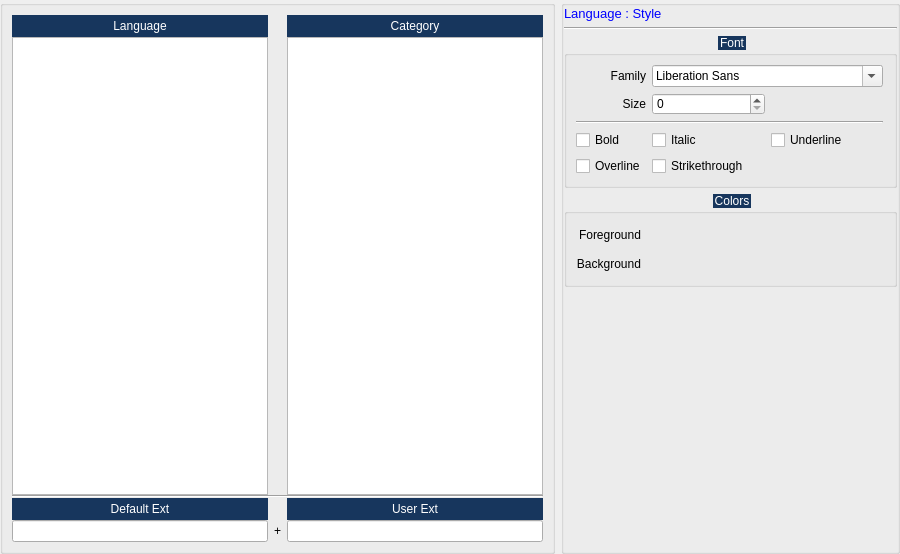
     <widget class="QWidget" name="stylesTab">
      <attribute name="title">
       <string>Styles</string>
      </attribute>
      <layout class="QHBoxLayout" name="horizontalLayout_3">
       <property name="leftMargin">
        <number>0</number>
       </property>
       <property name="topMargin">
        <number>0</number>
       </property>
       <property name="rightMargin">
        <number>0</number>
       </property>
       <property name="bottomMargin">
        <number>0</number>
       </property>
       <item>
        <widget class="QGroupBox" name="_langGroup">
         <property name="title">
          <string/>
         </property>
         <layout class="QGridLayout" name="gridLayout_5">
          <property name="verticalSpacing">
           <number>0</number>
          </property>
          <item row="3" column="0">
           <widget class="QLabel" name="_defExtLabel">
            <property name="styleSheet">
             <string notr="true">background-color: #FF17365D;
color: rgb(255, 255, 255);
padding: 4px 40px 4px 40px;</string>
            </property>
            <property name="text">
             <string>Default Ext</string>
            </property>
            <property name="alignment">
             <set>Qt::AlignCenter</set>
            </property>
           </widget>
          </item>
          <item row="4" column="2">
           <widget class="QLineEdit" name="_userExtEntry"/>
          </item>
          <item row="1" column="0">
           <widget class="QListWidget" name="_langList"/>
          </item>
          <item row="4" column="0">
           <widget class="QLineEdit" name="_defExtEntry">
            <property name="readOnly">
             <bool>true</bool>
            </property>
           </widget>
          </item>
          <item row="1" column="2">
           <widget class="QListWidget" name="_styleList"/>
          </item>
          <item row="0" column="0">
           <widget class="QLabel" name="_langLabel">
            <property name="styleSheet">
             <string notr="true">background-color: #FF17365D;
color: rgb(255, 255, 255);
padding: 4px 40px 4px 40px;</string>
            </property>
            <property name="text">
             <string>Language</string>
            </property>
            <property name="alignment">
             <set>Qt::AlignCenter</set>
            </property>
           </widget>
          </item>
          <item row="0" column="2">
           <widget class="QLabel" name="_styleLabel">
            <property name="styleSheet">
             <string notr="true">background-color: #FF17365D;
color: rgb(255, 255, 255);
padding: 4px 40px 4px 40px;</string>
            </property>
            <property name="text">
             <string>Category</string>
            </property>
            <property name="alignment">
             <set>Qt::AlignCenter</set>
            </property>
           </widget>
          </item>
          <item row="2" column="0" colspan="3">
           <widget class="Line" name="line_3">
            <property name="orientation">
             <enum>Qt::Horizontal</enum>
            </property>
           </widget>
          </item>
          <item row="3" column="2">
           <widget class="QLabel" name="_userExtLabel">
            <property name="styleSheet">
             <string notr="true">background-color: #FF17365D;
color: rgb(255, 255, 255);
padding: 4px 40px 4px 40px;</string>
            </property>
            <property name="text">
             <string>User Ext</string>
            </property>
            <property name="alignment">
             <set>Qt::AlignCenter</set>
            </property>
           </widget>
          </item>
          <item row="4" column="1">
           <widget class="QLabel" name="_plusLabel">
            <property name="text">
             <string>+</string>
            </property>
            <property name="alignment">
             <set>Qt::AlignCenter</set>
            </property>
           </widget>
          </item>
         </layout>
        </widget>
       </item>
       <item>
        <widget class="QGroupBox" name="_styleGroup">
         <property name="title">
          <string/>
         </property>
         <layout class="QVBoxLayout" name="verticalLayout">
          <property name="spacing">
           <number>6</number>
          </property>
          <property name="leftMargin">
           <number>0</number>
          </property>
          <property name="topMargin">
           <number>0</number>
          </property>
          <property name="rightMargin">
           <number>0</number>
          </property>
          <property name="bottomMargin">
           <number>0</number>
          </property>
          <item>
           <widget class="QLabel" name="_langStyleLabel">
            <property name="font">
             <font>
              <pointsize>10</pointsize>
             </font>
            </property>
            <property name="styleSheet">
             <string notr="true">color: rgb(0, 0, 255);</string>
            </property>
            <property name="text">
             <string>Language : Style</string>
            </property>
           </widget>
          </item>
          <item>
           <widget class="Line" name="line_5">
            <property name="orientation">
             <enum>Qt::Horizontal</enum>
            </property>
           </widget>
          </item>
          <item>
           <widget class="QGroupBox" name="fontGroup">
            <property name="styleSheet">
             <string notr="true">/*
QGroupBox{font-weight: bold;}
::title {
    subcontrol-origin: margin;
    subcontrol-position: top center;
}
*/
QGroupBox::title  {
    subcontrol-origin: margin;
    subcontrol-position: top center;
    padding: 4px 8000px 4px 8000px;
    background-color: #FF17365D;
    color: rgb(255, 255, 255);
}</string>
            </property>
            <property name="title">
             <string>Font</string>
            </property>
            <layout class="QHBoxLayout" name="horizontalLayout_12">
             <item>
              <layout class="QGridLayout" name="gridLayout_6">
               <item row="1" column="0">
                <widget class="QLabel" name="_sizeLabel">
                 <property name="text">
                  <string>Size</string>
                 </property>
                 <property name="alignment">
                  <set>Qt::AlignRight|Qt::AlignTrailing|Qt::AlignVCenter</set>
                 </property>
                </widget>
               </item>
               <item row="0" column="0">
                <widget class="QLabel" name="_familyLabel">
                 <property name="text">
                  <string>Family</string>
                 </property>
                 <property name="alignment">
                  <set>Qt::AlignRight|Qt::AlignTrailing|Qt::AlignVCenter</set>
                 </property>
                </widget>
               </item>
               <item row="3" column="1">
                <widget class="QCheckBox" name="_italicCheck">
                 <property name="text">
                  <string>Italic</string>
                 </property>
                </widget>
               </item>
               <item row="1" column="1">
                <widget class="QSpinBox" name="_sizeSpin">
                 <property name="minimum">
                  <number>0</number>
                 </property>
                 <property name="value">
                  <number>0</number>
                 </property>
                </widget>
               </item>
               <item row="0" column="1" colspan="2">
                <widget class="QFontComboBox" name="_familyCombo"/>
               </item>
               <item row="3" column="2">
                <widget class="QCheckBox" name="_underCheck">
                 <property name="text">
                  <string>Underline</string>
                 </property>
                </widget>
               </item>
               <item row="3" column="0">
                <widget class="QCheckBox" name="_boldCheck">
                 <property name="text">
                  <string>Bold</string>
                 </property>
                </widget>
               </item>
               <item row="4" column="0">
                <widget class="QCheckBox" name="_overCheck">
                 <property name="text">
                  <string>Overline</string>
                 </property>
                </widget>
               </item>
               <item row="4" column="1">
                <widget class="QCheckBox" name="_strikeCheck">
                 <property name="text">
                  <string>Strikethrough</string>
                 </property>
                </widget>
               </item>
               <item row="2" column="0" colspan="3">
                <widget class="Line" name="line_4">
                 <property name="orientation">
                  <enum>Qt::Horizontal</enum>
                 </property>
                </widget>
               </item>
              </layout>
             </item>
             <item>
              <spacer name="horizontalSpacer_11">
               <property name="orientation">
                <enum>Qt::Horizontal</enum>
               </property>
               <property name="sizeHint" stdset="0">
                <size>
                 <width>2</width>
                 <height>20</height>
                </size>
               </property>
              </spacer>
             </item>
            </layout>
           </widget>
          </item>
          <item>
           <widget class="QGroupBox" name="_styleColorsGroup">
            <property name="styleSheet">
             <string notr="true">/*
QGroupBox{font-weight: bold;}
::title {
    subcontrol-origin: margin;
    subcontrol-position: top center;
}
*/
QGroupBox::title  {
    subcontrol-origin: margin;
    subcontrol-position: top center;
    padding: 4px 8000px 4px 8000px;
    background-color: #FF17365D;
    color: rgb(255, 255, 255);
}</string>
            </property>
            <property name="title">
             <string>Colors</string>
            </property>
            <layout class="QHBoxLayout" name="horizontalLayout_13">
             <item>
              <layout class="QGridLayout" name="gridLayout_7">
               <item row="0" column="0">
                <widget class="QLabel" name="_StyleFgLabel">
                 <property name="text">
                  <string>Foreground</string>
                 </property>
                 <property name="alignment">
                  <set>Qt::AlignRight|Qt::AlignTrailing|Qt::AlignVCenter</set>
                 </property>
                </widget>
               </item>
               <item row="1" column="0">
                <widget class="QLabel" name="_styleBgLabel">
                 <property name="frameShape">
                  <enum>QFrame::NoFrame</enum>
                 </property>
                 <property name="text">
                  <string>Background</string>
                 </property>
                 <property name="alignment">
                  <set>Qt::AlignRight|Qt::AlignTrailing|Qt::AlignVCenter</set>
                 </property>
                </widget>
               </item>
               <item row="0" column="1">
                <widget class="colorButton" name="_styleFgButton">
                 <property name="text">
                  <string/>
                 </property>
                 <property name="autoRaise">
                  <bool>true</bool>
                 </property>
                </widget>
               </item>
               <item row="1" column="1">
                <widget class="colorButton" name="_styleBgButton">
                 <property name="text">
                  <string/>
                 </property>
                 <property name="autoRaise">
                  <bool>true</bool>
                 </property>
                </widget>
               </item>
              </layout>
             </item>
             <item>
              <spacer name="horizontalSpacer_12">
               <property name="orientation">
                <enum>Qt::Horizontal</enum>
               </property>
               <property name="sizeHint" stdset="0">
                <size>
                 <width>40</width>
                 <height>20</height>
                </size>
               </property>
              </spacer>
             </item>
            </layout>
           </widget>
          </item>
          <item>
           <spacer name="verticalSpacer_2">
            <property name="orientation">
             <enum>Qt::Vertical</enum>
            </property>
            <property name="sizeHint" stdset="0">
             <size>
              <width>20</width>
              <height>264</height>
             </size>
            </property>
           </spacer>
          </item>
         </layout>
        </widget>
       </item>
      </layout>
     </widget>
